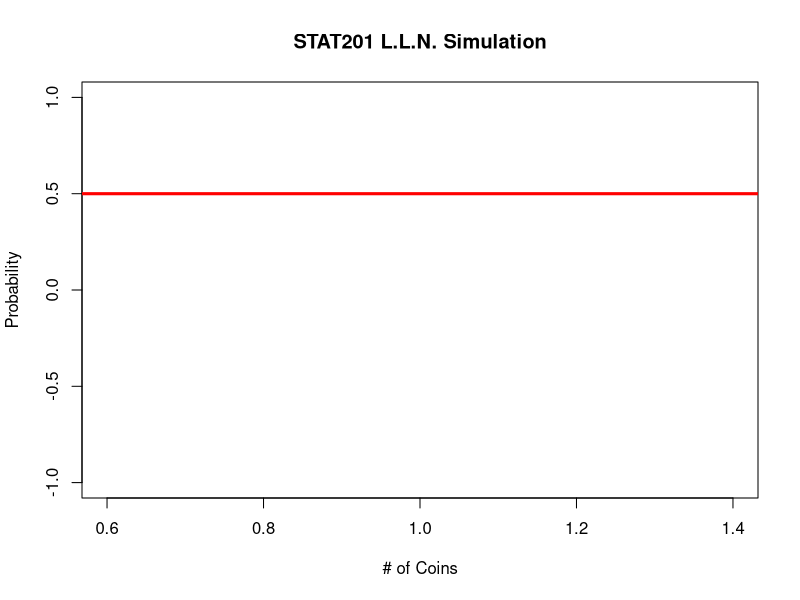
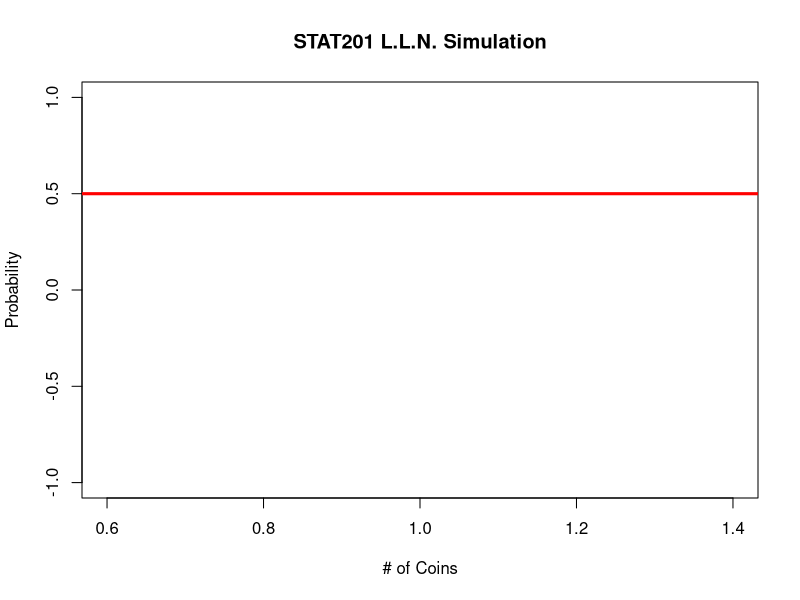
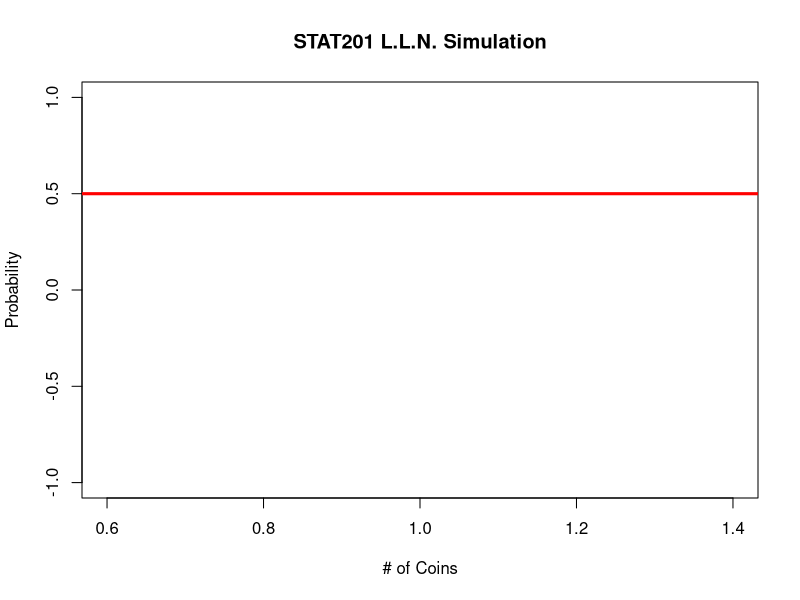
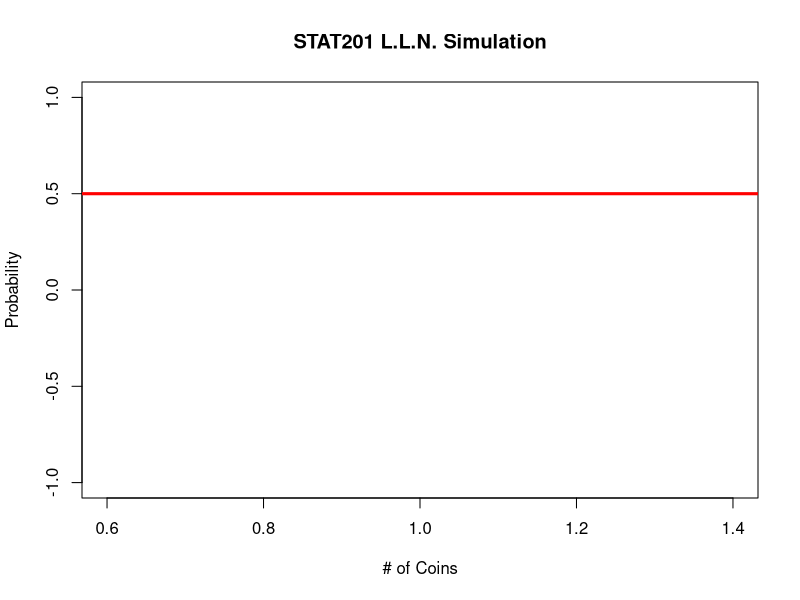
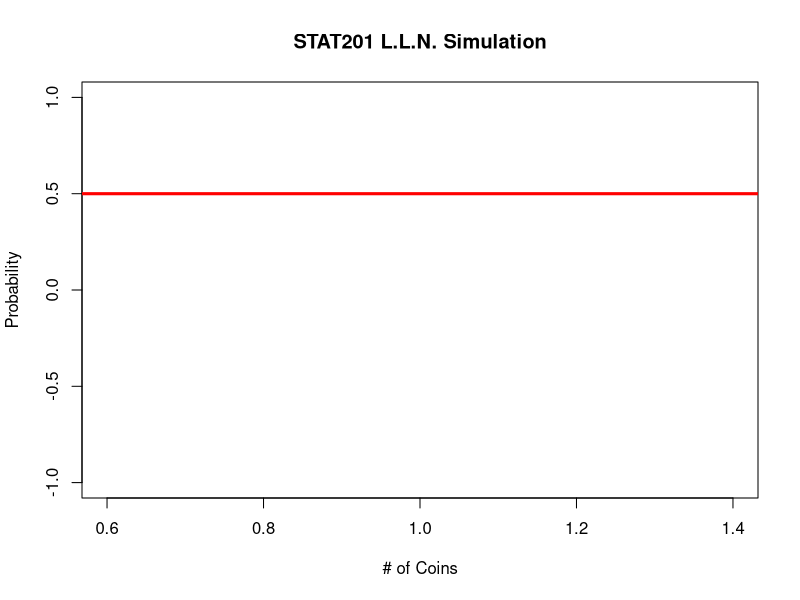
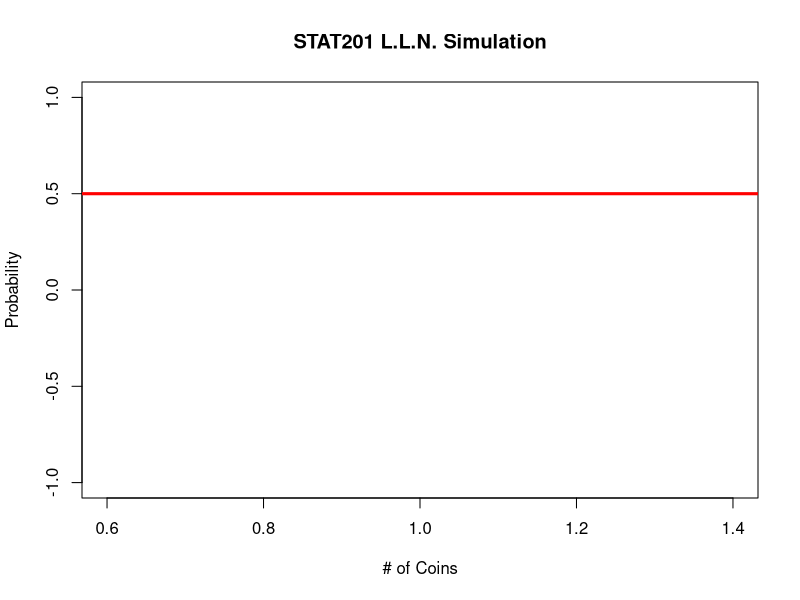
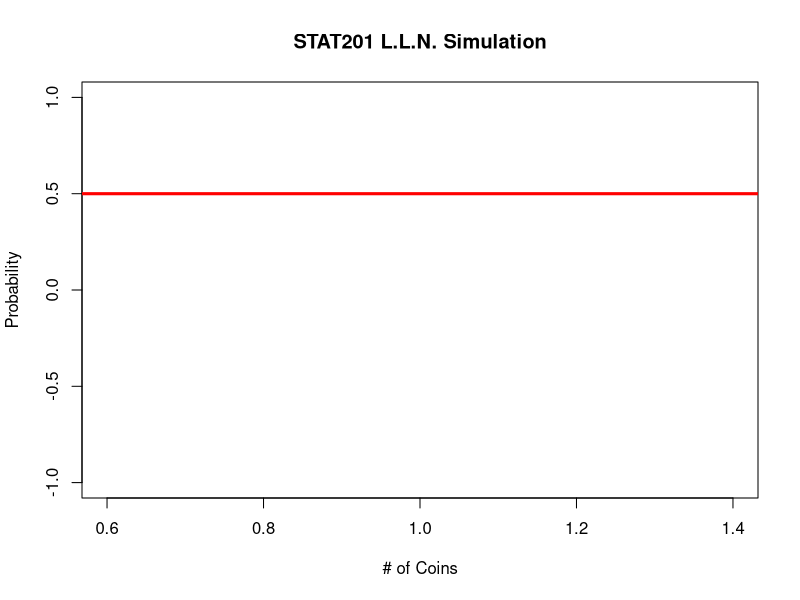
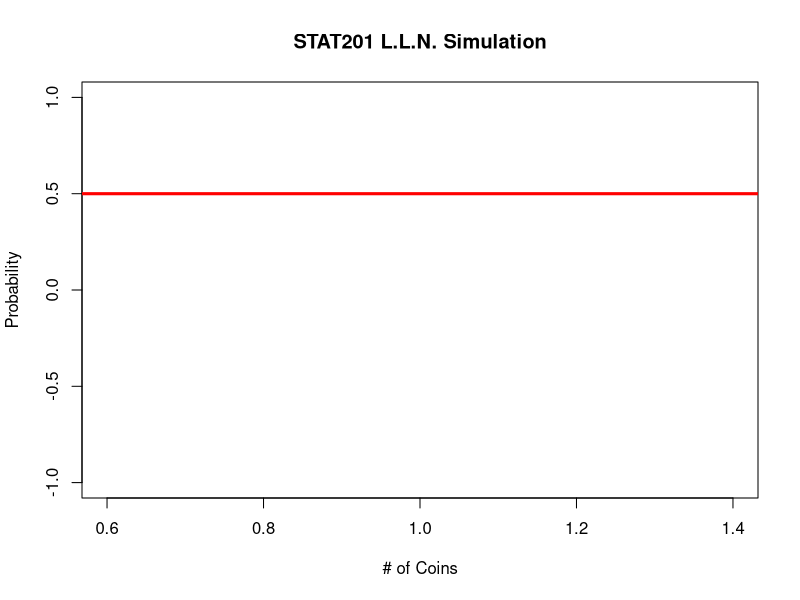

Here is the R script that generated these plots, in order:
LLN<-function(x)
{
  n<-length(x)
  p<-NULL
  for(i in 1:n)
    p[i]<-mean(x[1:i])
  print(plot(1:n,p,type="l",col="Blue",lwd=3,main="STAT201 L.L.N. Simulation",ylab="Probability",xlab="# of Coins"))
  print(abline(h=1/2,col="Red",lwd=3))
  print(p[n])
}


Simul<-function(y)
{
  for(i in 1:72)
  {
    z<-scan(n=1)
    y<-c(y,z)
    LLN(y)
  }
}
Simul(0)
